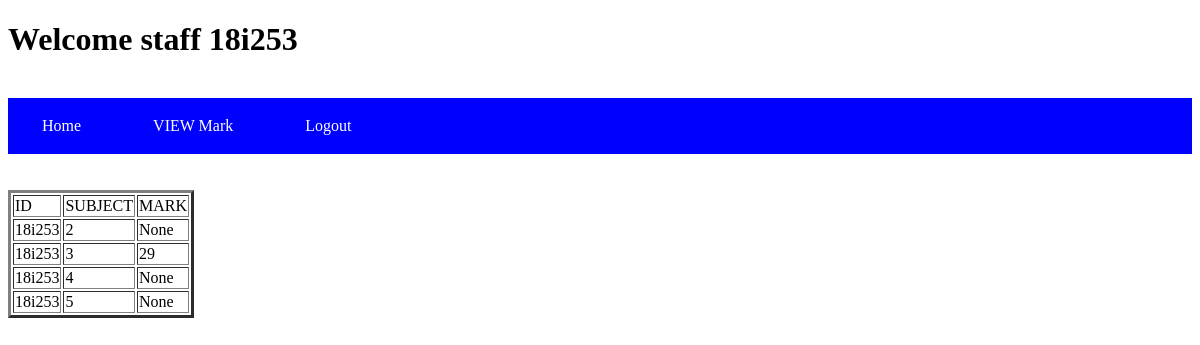
Page /viewmark (signed in) on the committed database.
### tables this page shows
CREATE TABLE studentmark(id text,subject text,mark integer,PRIMARY KEY(id,subject));

### app.py (the view)
@app.route('/viewmark')
def viewmark():
    con = sqlite3.connect('psglogin.db')
    con.row_factory = sqlite3.Row
    cur = con.cursor()
    name = session.get("name")
    cur.execute('select * from  studentmark where id=?', (name,))
    rows = cur.fetchall()
    return render_template("viewmark.html", rows=rows,name=name)

### templates/viewmark.html (shortened to what this page needs)
<!DOCTYPE html>
<html>
    <head>
    </head>
    <body>
    <h1>Welcome staff  {{name}}</h1>
        <br>
        <nav>
            <a href="/checkingstudent">Home</a>
            <a href="/viewmark">VIEW Mark</a>
            <a href="/logoutstudent">Logout</a>
        </nav>
        <br><br>
<table border="3">
            <tr>
                <td>ID</td>
                <td>SUBJECT</td>
                <td>MARK</td>
            </tr>
            {% for row in rows %}
            <tr>
                <td>{{row["id"]}}</td>
                <td>{{row["subject"]}}</td>
                <td>{{row["mark"]}}</td>
            </tr>
            {% endfor %}
            </table>
</body>
</html>

### templates/viewmark.html (style rules this page uses)
body { width:auto; background-image:url('https://st4.depositphotos.com/4315033/21060/v/1600/depositphotos_210608780-stock-illustration-color-abstract-blurred-backgrounds-defocused.jpg'); }
nav { background-color:blue; width:auto; }
nav a { font-family:Verdana; background-color: blue; border: none; color: white; padding: 15px 32px; text-align: center; text-decoration: none; display: inline-block; font-size: 16px; margin: 4px 2px; cursor: pointer; }

### rows in the picture
studentmark: id "18i253", subject "2", mark "None"
studentmark: id "18i253", subject "3", mark "29"
studentmark: id "18i253", subject "4", mark "None"
studentmark: id "18i253", subject "5", mark "None"

### other values in the picture
{{ name }} "18i253"
